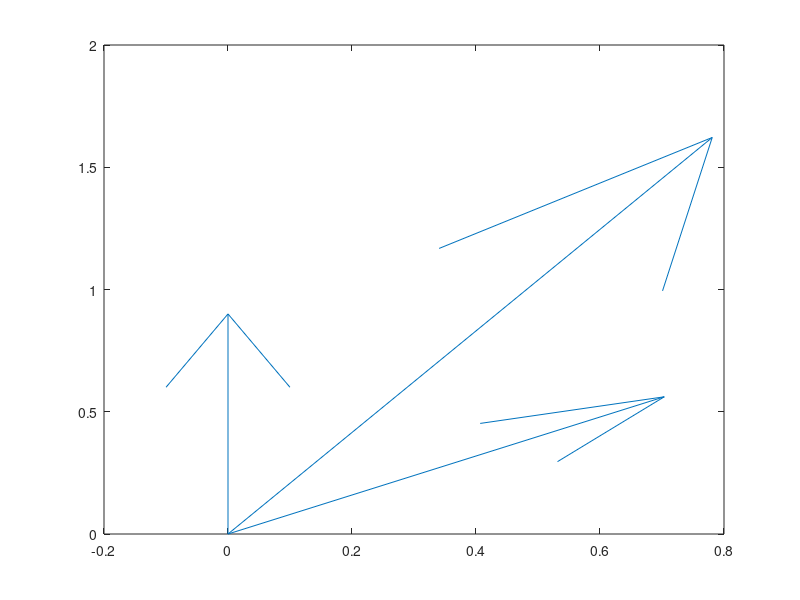

Write the MATLAB code that produced this figure.
A = 0.25;
k = 3;
x = 0:0.01:pi;
plot(x,A*exp(k*cos(x)))
title('Nice properties of von Mises function for calculating spiking based on differences in angles');
xlabel('Angle difference');
ylabel('Spiking');
%%
quiver(zeros(1,100),zeros(1,100),cos(0.05:pi/50:2*pi),sin(0.05:pi/50:2*pi))
%%
quiver(zeros(1,3),zeros(1,3),[sin(0),sin(2*pi/7),sin(pi/7)+sin(pi/7)],[cos(0),cos(2*pi/7),cos(pi/7)+cos(pi/7)])
